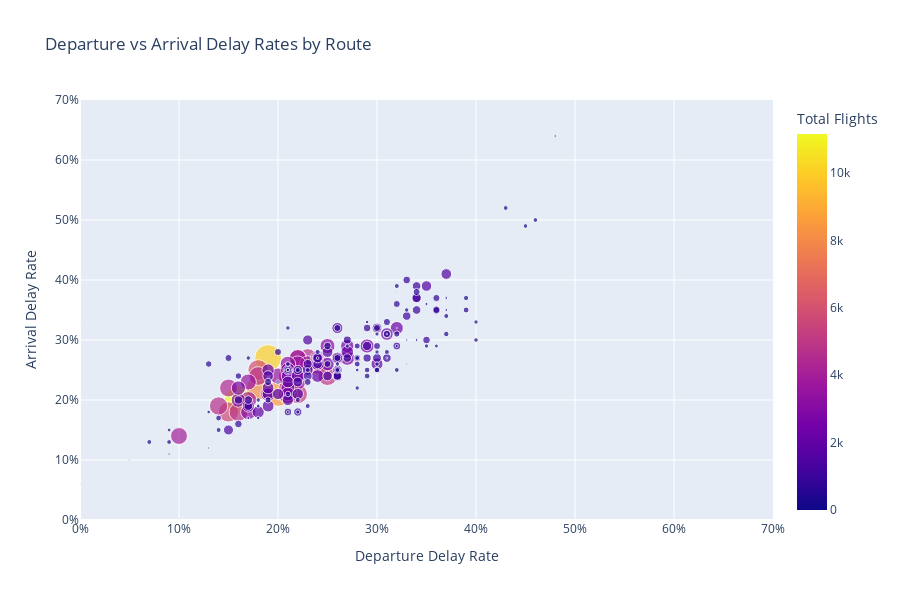

Notebook source saved alongside this figure:
### Code cell
# Plotly visual
fig = px.scatter(
    route_delay,
    x='Departure Delay ≥15m',
    y='Arrival Delay ≥15m',
    size='Total Flights',
    color='Total Flights',
    hover_name='Route',
    size_max=20,
    title='Departure vs Arrival Delay Rates by Route',
    labels={
        'Departure Delay ≥15m': 'Departure Delay Rate',
        'Arrival Delay ≥15m': 'Arrival Delay Rate'
    }
)

fig.update_layout(
    xaxis=dict(tickformat='.0%', range=[0, 0.7]),
    yaxis=dict(tickformat='.0%', range=[0, 0.7]),
    height=600
)

fig.show()

### Figure 1 — Plotly figure (JSON) as saved in the notebook; plotly's stock layout.template omitted (floating-point values rounded to 4 significant figures; data arrays with more than 128 entries replaced by an {"elided": "..."} marker saying what was removed)
{"data": [{"hovertemplate": "<b>%{hovertext}</b><br><br>Departure Delay Rate=%{x}<br>Arrival Delay Rate=%{y}<br>Total Flights=%{marker.color}<extra></extra>", "hovertext": {"elided": "223 str values"}, "legendgroup": "", "marker": {"color": {"elided": "223 int values"}, "coloraxis": "coloraxis", "size": {"elided": "223 int values"}, "sizemode": "area", "sizeref": 27.9, "symbol": "circle"}, "mode": "markers", "name": "", "orientation": "v", "showlegend": false, "type": "scatter", "x": {"elided": "223 float values"}, "xaxis": "x", "y": {"elided": "223 float values"}, "yaxis": "y"}], "layout": {"coloraxis": {"colorbar": {"title": {"text": "Total Flights"}}, "colorscale": [[0, "#0d0887"], [0.1111, "#46039f"], [0.2222, "#7201a8"], [0.3333, "#9c179e"], [0.4444, "#bd3786"], [0.5556, "#d8576b"], [0.6667, "#ed7953"], [0.7778, "#fb9f3a"], [0.8889, "#fdca26"], [1, "#f0f921"]]}, "height": 600, "legend": {"itemsizing": "constant", "tracegroupgap": 0}, "title": {"text": "Departure vs Arrival Delay Rates by Route"}, "xaxis": {"anchor": "y", "domain": [0, 1], "range": [0, 0.7], "tickformat": ".0%", "title": {"text": "Departure Delay Rate"}}, "yaxis": {"anchor": "x", "domain": [0, 1], "range": [0, 0.7], "tickformat": ".0%", "title": {"text": "Arrival Delay Rate"}}}}
